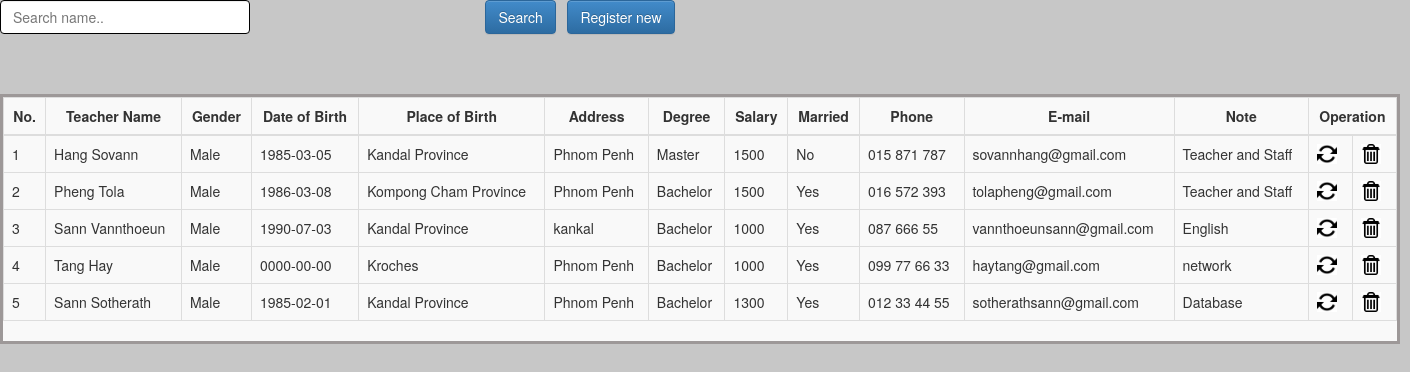
Screenshot of /View_Teachers.php with the database file from the repository.
### tables this page shows
CREATE TABLE IF NOT EXISTS `teacher_tbl` (
  `teacher_id` int(10) UNSIGNED NOT NULL AUTO_INCREMENT,
  `f_name` varchar(30) NOT NULL,
  `l_name` varchar(30) NOT NULL,
  `gender` char(10) NOT NULL,
  `dob` date NOT NULL,
  `pob` varchar(100) NOT NULL,
  `address` varchar(100) NOT NULL,
  `degree` varchar(50) NOT NULL,
  `salary` float NOT NULL,
  `married` char(10) NOT NULL,
  `phone` varchar(50) NOT NULL,
  `email` varchar(50) NOT NULL,
  `note` varchar(100) NOT NULL,
  PRIMARY KEY (`teacher_id`)
);

### View_Teachers.php (the view, shortened to what this page needs)
<!DOCTYPE html PUBLIC "-//W3C//DTD XHTML 1.0 Transitional//EN" "http://www.w3.org/TR/xhtml1/DTD/xhtml1-transitional.dtd">
<html xmlns="http://www.w3.org/1999/xhtml">
<head>
<link rel="stylesheet" type="text/css" href="bootstrap/css/bootstrap.css"/>
<link rel="stylesheet" type="text/css" href="bootstrap/css/bootstrap.min.css"/>
<link rel="stylesheet" type="text/css" href="bootstrap/css/bootstrap-theme.css"/>
<link rel="stylesheet" type="text/css" href="bootstrap/css/bootstrap-theme.min.css"/>
<link rel="stylesheet" type="text/css" href="css2/style_view.css" />
</head>
<body>
    <div class="btn_pos">
        <form method="post">
            <input type="text" name="searchtxt" class="input_box_pos form-control" placeholder="Search name.." />
            <div class="btn_pos_search">
            <input type="submit" class="btn btn-primary btn-large" value="Search"/>&nbsp;&nbsp;
            <a href="?tag=teachers_entry"><input type="button" class="btn btn-large btn-primary" value="Register new" name="butAdd"/></a>
            </div>
        </form>
    </div><br><br>
<br />
<div class="table_margin">
<table class="table table-bordered">
        <thead>
            <tr>
            <th style="text-align: center;">No.</th>
            <th style="text-align: center;">Teacher Name</th>
            <th style="text-align: center;">Gender</th>
            <th style="text-align: center;">Date of Birth</th>
            <th style="text-align: center;">Place of Birth</th>
            <th style="text-align: center;">Address</th>
            <th style="text-align: center;">Degree</th>
            <th style="text-align: center;">Salary</th>
            <th style="text-align: center;">Married</th>
            <th style="text-align: center;">Phone</th>
            <th style="text-align: center;">E-mail</th>
            <th style="text-align: center;">Note</th>
            <th style="text-align: center;" colspan="2">Operation</th>
        </tr>
        </thead>
         <?php
		 $key="";
	if($key !="")
		$sql_sel=mysql_query("SElECT * FROM teacher_tbl WHERE f_name  like '%$key%' or l_name like '%$key%'");
	else
        $sql_sel=mysql_query("SELECT * FROM teacher_tbl");
    $i=0;
    while($row=mysql_fetch_array($sql_sel)){
    $i++;
    ?>
      <tr>
            <td><?php echo $i;?></td>
            <td><?php echo $row['f_name']."    ".$row['l_name'];?></td>
            <td><?php echo $row['gender'];?></td>
            <td><?php echo $row['dob'];?></td>
            <td><?php echo $row['pob'];?></td>
            <td><?php echo $row['address'];?></td>
            <td><?php echo $row['degree'];?></td>
            <td><?php echo $row['salary'];?></td>
            <td><?php echo $row['married'];?></td>
            <td><?php echo $row['phone'];?></td>
            <td><?php echo $row['email'];?></td>
            <td><?php echo $row['note'];?></td>
            <td><a href="?tag=teachers_entry&opr=upd&rs_id=<?php echo $row['teacher_id'];?>" title="Upate"><img style="-webkit-box-shadow: 0px 0px 0px 0px rgba(50, 50, 50, 0.75);-moz-box-shadow:    0px 0px 0px 0px rgba(50, 50, 50, 0.75);box-shadow:         0px 0px 0px 0px rgba(50, 50, 50, 0.75);" src="picture/update.png" height="20" alt="Update" /></a></td>
            <td><a href="?tag=view_teachers&opr=del&rs_id=<?php echo $row['teacher_id'];?>" title="Delete"><img style="-webkit-box-shadow: 0px 0px 0px 0px rgba(50, 50, 50, 0.75);-moz-box-shadow:    0px 0px 0px 0px rgba(50, 50, 50, 0.75);box-shadow:         0px 0px 0px 0px rgba(50, 50, 50, 0.75);" src="picture/delete.jpg" height="20" alt="Delete" /></a></td>
        </tr>
    <?php
    }
    ?>
    </table>
</div>
</body>
</html>

### css2/style_view.css (style rules this page uses)
body { background-color: #c7c7c7; }
.table_margin { background-color: #f9f9f9; }
.table_margin { width: 1400px; border: 3px solid #9d9898; }
.btn_pos { text-align: center; }
.input_box_pos { width: 250px; border: 1px solid black; float: left; }
.btn_pos { margin-right: 500px; }

### rows the page displays
teacher_tbl: f_name "Hang", l_name "Sovann", gender "Male", dob "1985-03-05", pob "Kandal Province", address "Phnom Penh", degree "Master", salary "1500", married "No", phone "015 871 787", email "sovannhang@gmail.com", note "Teacher and Staff"
teacher_tbl: f_name "Pheng", l_name "Tola", gender "Male", dob "1986-03-08", pob "Kompong Cham Province", address "Phnom Penh", degree "Bachelor", salary "1500", married "Yes", phone "016 572 393", email "tolapheng@gmail.com", note "Teacher and Staff"
teacher_tbl: f_name "Sann", l_name "Vannthoeun", gender "Male", dob "1990-07-03", pob "Kandal Province", address "kankal", degree "Bachelor", salary "1000", married "Yes", phone "087 666 55", email "vannthoeunsann@gmail.com", note "English"
teacher_tbl: f_name "Tang", l_name "Hay", gender "Male", dob "0000-00-00", pob "Kroches", address "Phnom Penh", degree "Bachelor", salary "1000", married "Yes", phone "099 77 66 33", email "haytang@gmail.com", note "network"
teacher_tbl: f_name "Sann", l_name "Sotherath", gender "Male", dob "1985-02-01", pob "Kandal Province", address "Phnom Penh", degree "Bachelor", salary "1300", married "Yes", phone "012 33 44 55", email "sotherathsann@gmail.com", note "Database"
